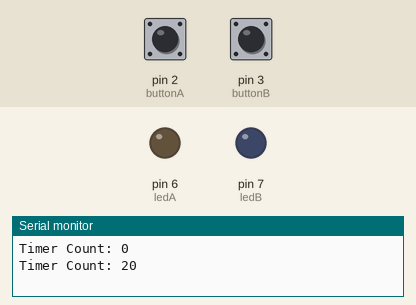
This sketch was run on a simulated Arduino Uno, built with avr-gcc and run on an emulated ATmega328P. Parts: output pins drawn as LEDs (lit = HIGH), the last lines printed to the serial monitor. Inputs (shaded band) come from the test bench; at power-on: pin 2 (buttonA) HIGH, pin 3 (buttonB) HIGH.

Above: at 1.2 s.
1.3 s: pin 2 (buttonA) pulled LOW for 0.15 s
At 1.37 s:
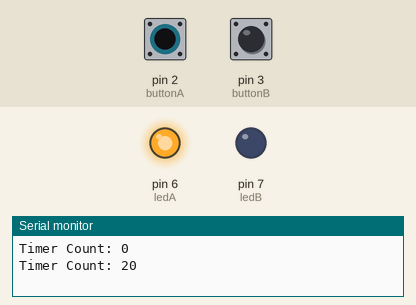
2.9 s: pin 3 (buttonB) pulled LOW for 0.15 s
At 3.7 s:
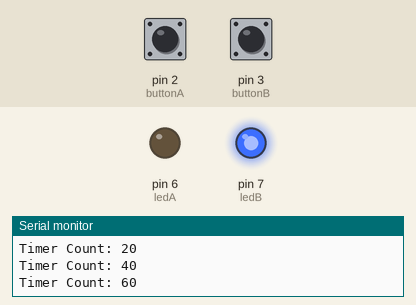
5.5 s: pin 3 (buttonB) pulled LOW for 3.2 s
At 9.5 s:
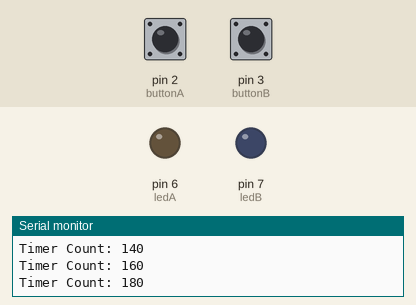
10.5 s: pin 2 (buttonA) pulled LOW for 3.2 s
At 11.7 s:
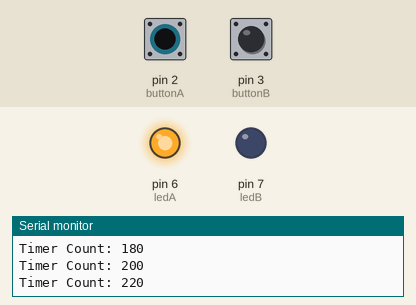
15.2 s: pin 2 (buttonA) driven LOW and pin 3 (buttonB) driven LOW
At 17.3 s:
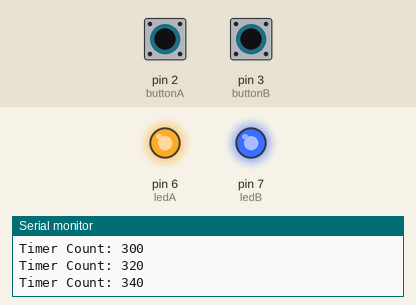
Timing chart, 0 to 18.5 s (numbered marks = the images above; inputs shaded):
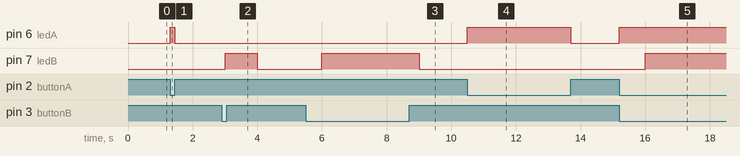

Measured:
- after the input at 1.3 s, pin 6 (ledA): LOW → HIGH at once, → LOW 0.15 s later
- after the input at 2.9 s, pin 7 (ledB): LOW → HIGH after 0.10 s, → LOW 1.0 s later
- after the input at 5.5 s, pin 7 (ledB): LOW → HIGH after 0.50 s, → LOW 3.0 s later
- after the input at 10.5 s, pin 6 (ledA): LOW → HIGH at once, → LOW 3.2 s later
- after the input at 15.2 s, pin 6 (ledA): LOW → HIGH at once; pin 7 (ledB): LOW → HIGH after 0.80 s

The sketch:

Advanced3-1.ino
```cpp
#include <TimerOne.h>

const int buttonA = 2;
const int ledA = 6;

const int buttonB = 3;
const int ledB = 7;


volatile unsigned long timercount = 0;


void timerISR() {


  timercount++;


  int stateA = digitalRead(buttonA);


  if (stateA == LOW) {
    digitalWrite(ledA, HIGH);
  } else {
    digitalWrite(ledA, LOW);
  }
}


void setup() {


  Serial.begin(9600);


  pinMode(buttonA, INPUT_PULLUP);
  pinMode(buttonB, INPUT_PULLUP);


  pinMode(ledA, OUTPUT);
  pinMode(ledB, OUTPUT);

  Timer1.initialize(50000);
  Timer1.attachInterrupt(timerISR);
}


void loop() {


  int stateB = digitalRead(buttonB);

  if (stateB == LOW) {
    digitalWrite(ledB, HIGH);
  } else {
    digitalWrite(ledB, LOW);
  }

  Serial.print("Timer Count: ");
  Serial.println(timercount);

  // 故意 blocking 1 秒
  delay(1000);
}
```
